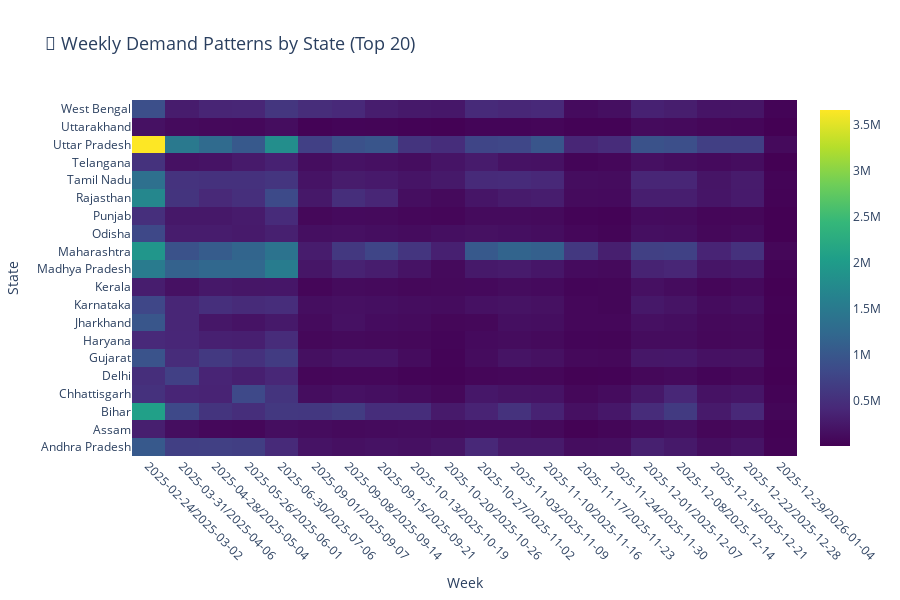

Here is the notebook cell this chart was saved with:
### Code cell
# ============================================================================
# PLOTLY HEATMAP 4: TEMPORAL DEMAND PATTERNS
# ============================================================================

# Aggregate by week and state for temporal heatmap
weekly_state = df_merged.groupby([
    df_merged['date'].dt.to_period('W').astype(str),
    'state'
])['total_auth'].sum().reset_index()
weekly_state.columns = ['week', 'state', 'total_auth']

# Pivot for heatmap
weekly_pivot = weekly_state.pivot(index='state', columns='week', values='total_auth').fillna(0)

# Select top 20 states by volume
top_states = governance_df.groupby('state')['total_auth_sum'].sum().nlargest(20).index
weekly_pivot_filtered = weekly_pivot.loc[weekly_pivot.index.isin(top_states)]

fig4 = go.Figure(data=go.Heatmap(
    z=weekly_pivot_filtered.values,
    x=weekly_pivot_filtered.columns,
    y=weekly_pivot_filtered.index,
    colorscale='Viridis',
    hovertemplate='State: %{y}<br>Week: %{x}<br>Auth Volume: %{z:,.0f}<extra></extra>'
))

fig4.update_layout(
    title='📅 Weekly Demand Patterns by State (Top 20)',
    title_font_size=18,
    xaxis_title='Week',
    yaxis_title='State',
    height=600,
    xaxis={'tickangle': 45}
)

fig4.show()
fig4.write_html(str(BASE_PATH / 'weekly_demand_heatmap.html'))
print("✅ Interactive weekly heatmap saved as 'weekly_demand_heatmap.html'")

### Figure 1 — Plotly figure (JSON) as saved in the notebook; plotly's stock layout.template omitted (floating-point values rounded to 4 significant figures; data arrays with more than 128 entries replaced by an {"elided": "..."} marker saying what was removed)
{"data": [{"colorscale": [[0, "#440154"], [0.1111, "#482878"], [0.2222, "#3e4989"], [0.3333, "#31688e"], [0.4444, "#26828e"], [0.5556, "#1f9e89"], [0.6667, "#35b779"], [0.7778, "#6ece58"], [0.8889, "#b5de2b"], [1, "#fde725"]], "hovertemplate": "State: %{y}<br>Week: %{x}<br>Auth Volume: %{z:,.0f}<extra></extra>", "type": "heatmap", "x": ["2025-02-24/2025-03-02", "2025-03-31/2025-04-06", "2025-04-28/2025-05-04", "2025-05-26/2025-06-01", "2025-06-30/2025-07-06", "2025-09-01/2025-09-07", "2025-09-08/2025-09-14", "2025-09-15/2025-09-21", "2025-10-13/2025-10-19", "2025-10-20/2025-10-26", "2025-10-27/2025-11-02", "2025-11-03/2025-11-09", "2025-11-10/2025-11-16", "2025-11-17/2025-11-23", "2025-11-24/2025-11-30", "2025-12-01/2025-12-07", "2025-12-08/2025-12-14", "2025-12-15/2025-12-21", "2025-12-22/2025-12-28", "2025-12-29/2026-01-04"], "y": ["Andhra Pradesh", "Assam", "Bihar", "Chhattisgarh", "Delhi", "Gujarat", "Haryana", "Jharkhand", "Karnataka", "Kerala", "Madhya Pradesh", "Maharashtra", "Odisha", "Punjab", "Rajasthan", "Tamil Nadu", "Telangana", "Uttar Pradesh", "Uttarakhand", "West Bengal"], "z": {"elided": "20x20 float values"}}], "layout": {"height": 600, "title": {"font": {"size": 18}, "text": "📅 Weekly Demand Patterns by State (Top 20)"}, "xaxis": {"tickangle": 45, "title": {"text": "Week"}}, "yaxis": {"title": {"text": "State"}}}}
